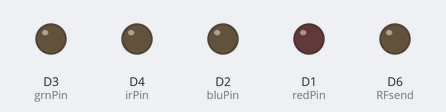
Recording of a sketch running on a simulated ESP8266 (NodeMCU). On the bench: output pins drawn as LEDs (lit = HIGH).

Above: at 0.02 s.
At 0.17 s:
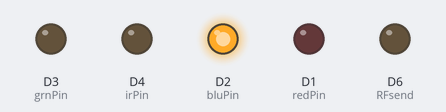
At 0.27 s:
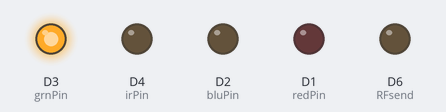
At 1.0 s:
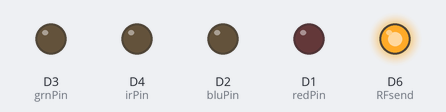
At 2.27 s:
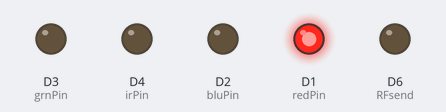
At 2.8 s:
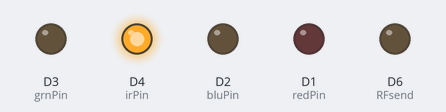
Timing chart, 0 to 3.1 s (numbered marks = the images above):
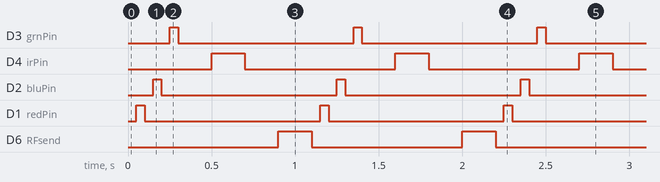

The sketch:

pintest.ino
```cpp
#define redPin D1
#define bluPin D2
#define grnPin D3
#define irPin D4

#define RFsend D6


void setup() {

///////////Set Variables//////

//Index=0;
//bitIndex=0;


//////////Setup Pins//////////
pinMode(redPin, OUTPUT);
pinMode(bluPin, OUTPUT);
pinMode(grnPin, OUTPUT);
pinMode(RFsend, OUTPUT);

pinMode(irPin, OUTPUT);
//pinMode(sendPin, OUTPUT);

//pinMode(recvPin, INPUT);
//pinMode(irRecv, INPUT_PULLUP);
//////////////////////////////
Serial.begin(115200);
//////////////////////////////

///////////Setup Timer for Sampling//////////////////////////////
noInterrupts();
//timer0_isr_init();
//timer0_attachInterrupt(timer0_ISR);
//timer0_write(ESP.getCycleCount() + 80000000L); // 80MHz == 1sec
//interrupts();
/////////////////////////////////////////////////////////////////

}

void loop() {
delay(50);
digitalWrite(redPin,HIGH);
delay(50);
digitalWrite(redPin,LOW);
delay(50);
digitalWrite(bluPin,HIGH);
delay(50);
digitalWrite(bluPin,LOW);
delay(50);
digitalWrite(grnPin,HIGH);
delay(50);
digitalWrite(grnPin,LOW);
delay(200);
digitalWrite(irPin,HIGH);
delay(200);
digitalWrite(irPin,LOW);
delay(200);
digitalWrite(RFsend,HIGH);
delay(200);
digitalWrite(RFsend,LOW);
}
```

Measured:
- by itself, D3 (grnPin), D2 (bluPin), D1 (redPin): alternates HIGH for 0.05 s and LOW for 1.1 s
- by itself, D4 (irPin), D6 (RFsend): alternates HIGH for 0.20 s and LOW for 0.90 s
- by itself, everything shown: repeats every 1.1 s, in 6 steps
